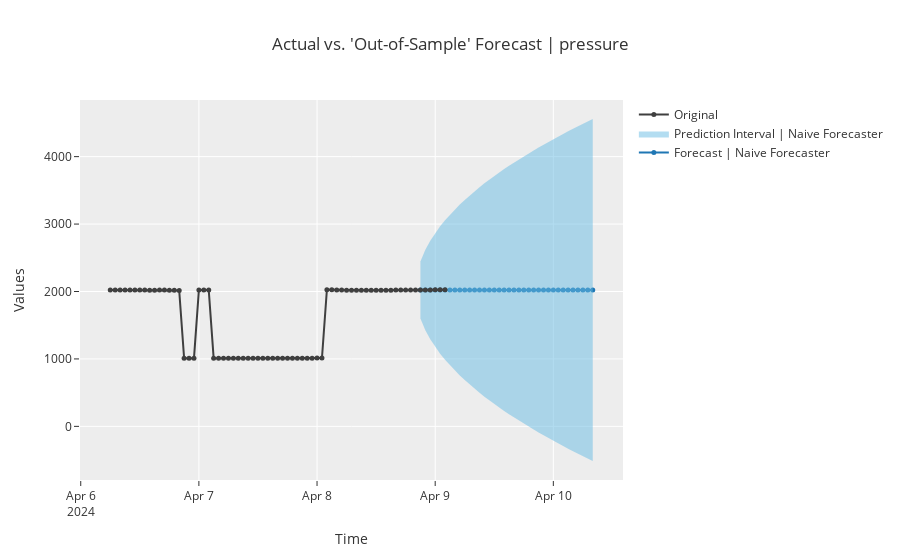

Notebook cell for this chart:
### Code cell
# import TSForecastingExperiment and init the class
from pycaret.time_series import TSForecastingExperiment
pressExp = TSForecastingExperiment()

pressExp.setup(data=pressure_df, fh = 6, session_id = 123)

# Compare models
best_model = pressExp.compare_models()

print(best_model)
pressExp.plot_model(best_model, plot = 'forecast', data_kwargs = {'fh' : 36})
